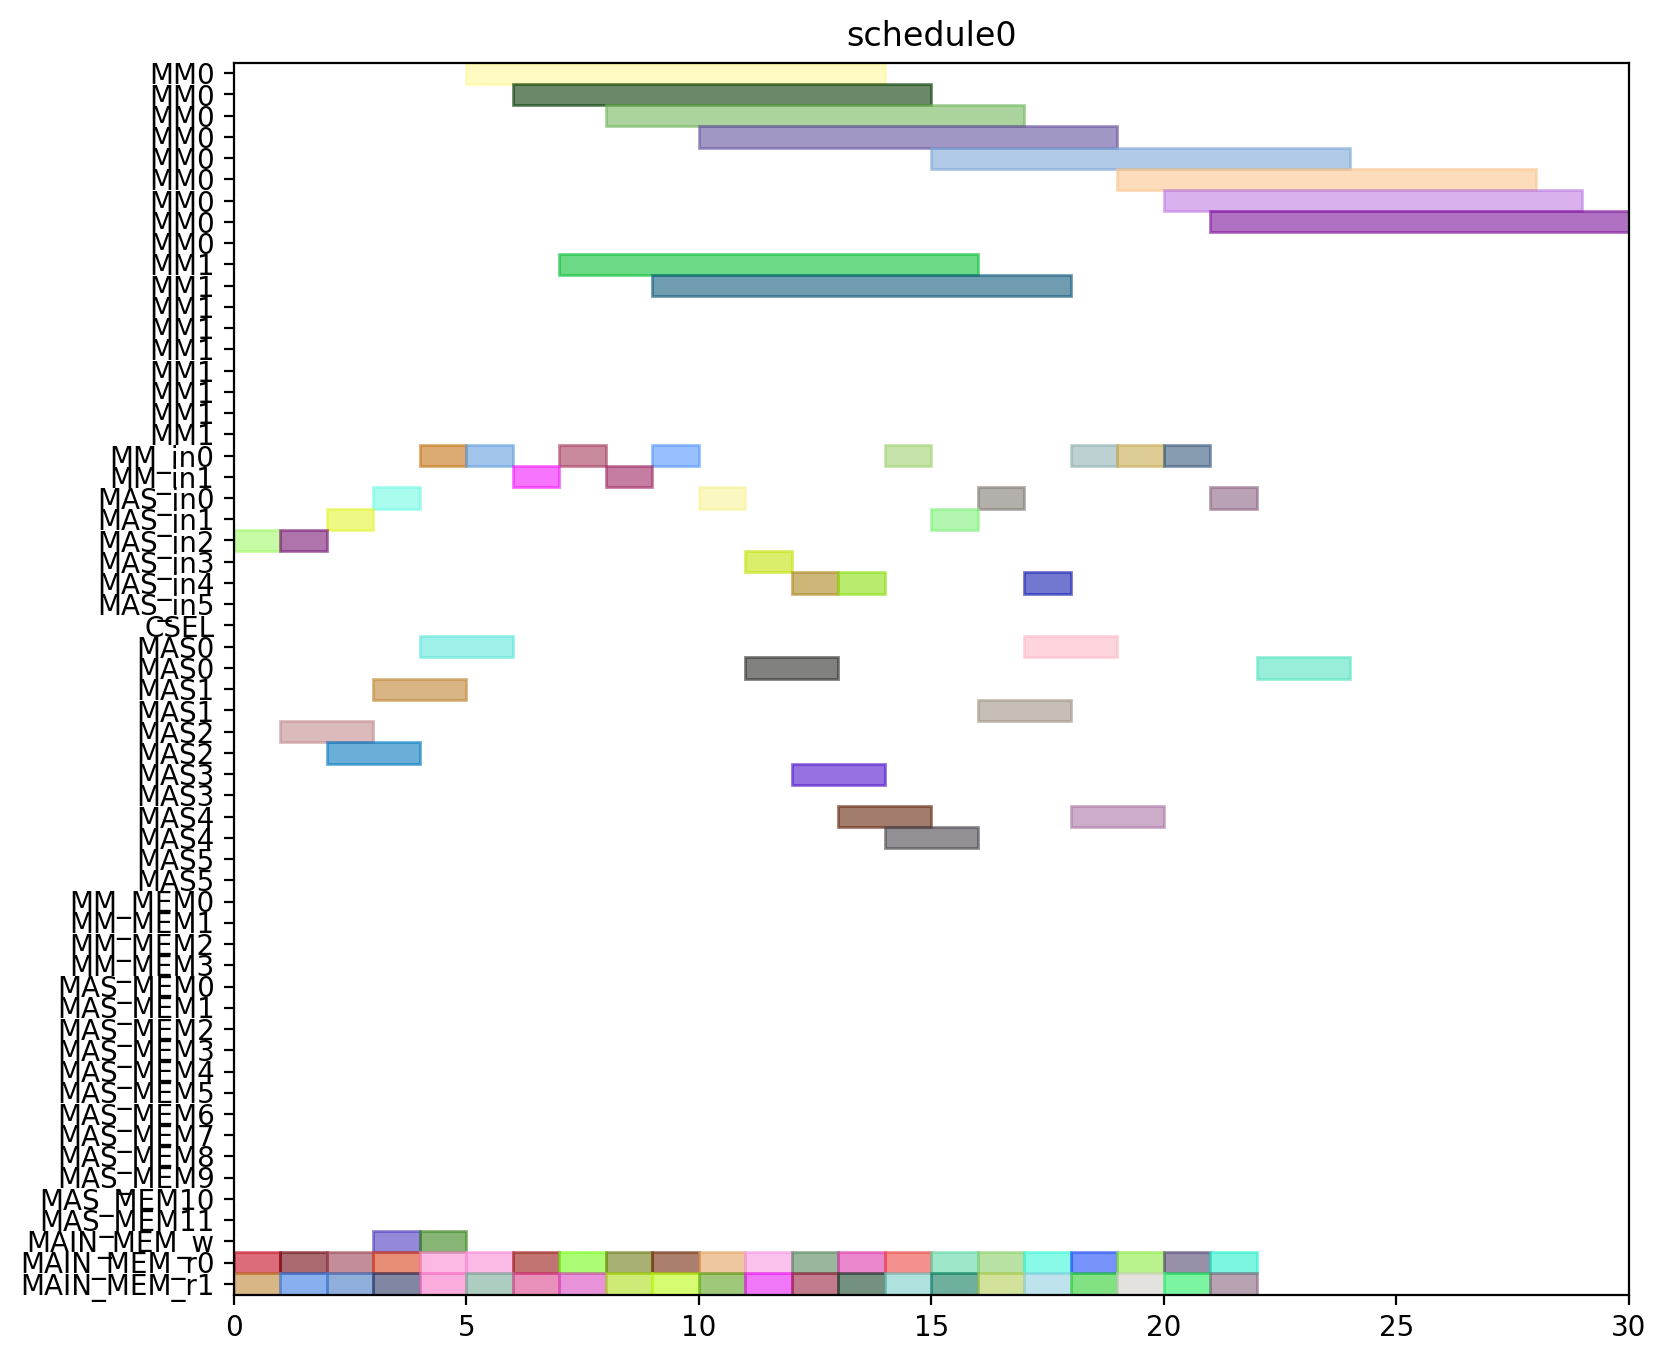

Generate this figure with Python:
from pyschedule import Scenario, solvers, plotters, alt


def solve():
	horizon = 120
	S = Scenario("schedule0", horizon=horizon)

	# resource
	MM = S.Resources('MM', num=2, size=9)
	MM_in = S.Resources('MM_in', num=2)
	MAS_in = S.Resources('MAS_in', num=6)
	CSEL = S.Resource('CSEL')
	MAS = S.Resources('MAS', num=6, size=2, periods=range(1, horizon))
	MM_MEM = S.Resources('MM_MEM', num=4)
	MAS_MEM = S.Resources('MAS_MEM', num=12)
	MAIN_MEM_w = S.Resource('MAIN_MEM_w', size=1)
	MAIN_MEM_r = S.Resources('MAIN_MEM_r', num=2)

	# result of previous scheduling

	# new tasks
	c10_t0 = S.Task('c10_t0', length=9, delay_cost=1)
	c10_t0 += alt(MM)
	c10_t0_in = S.Task('c10_t0_in', length=1, delay_cost=1)
	c10_t0_in += alt(MM_in)
	S += c10_t0_in*MM_in[0]<=c10_t0*MM[0]
	S += c10_t0_in*MM_in[1]<=c10_t0*MM[1]
	c10_t0_mem0 = S.Task('c10_t0_mem0', length=1, delay_cost=1)
	c10_t0_mem0 += MAIN_MEM_r[0]
	S += c10_t0_mem0 <= c10_t0

	c10_t0_mem1 = S.Task('c10_t0_mem1', length=1, delay_cost=1)
	c10_t0_mem1 += MAIN_MEM_r[1]
	S += c10_t0_mem1 <= c10_t0

	c10_t1 = S.Task('c10_t1', length=9, delay_cost=1)
	c10_t1 += alt(MM)
	c10_t1_in = S.Task('c10_t1_in', length=1, delay_cost=1)
	c10_t1_in += alt(MM_in)
	S += c10_t1_in*MM_in[0]<=c10_t1*MM[0]
	S += c10_t1_in*MM_in[1]<=c10_t1*MM[1]
	c10_t1_mem0 = S.Task('c10_t1_mem0', length=1, delay_cost=1)
	c10_t1_mem0 += MAIN_MEM_r[0]
	S += c10_t1_mem0 <= c10_t1

	c10_t1_mem1 = S.Task('c10_t1_mem1', length=1, delay_cost=1)
	c10_t1_mem1 += MAIN_MEM_r[1]
	S += c10_t1_mem1 <= c10_t1

	c10_t2 = S.Task('c10_t2', length=2, delay_cost=1)
	c10_t2 += alt(MAS)
	c10_t2_in = S.Task('c10_t2_in', length=1, delay_cost=1)
	c10_t2_in += alt(MAS_in)
	S += c10_t2_in*MAS_in[0]<=c10_t2*MAS[0]

	S += c10_t2_in*MAS_in[1]<=c10_t2*MAS[1]

	S += c10_t2_in*MAS_in[2]<=c10_t2*MAS[2]

	S += c10_t2_in*MAS_in[3]<=c10_t2*MAS[3]

	S += c10_t2_in*MAS_in[4]<=c10_t2*MAS[4]

	S += c10_t2_in*MAS_in[5]<=c10_t2*MAS[5]

	c10_t2_mem0 = S.Task('c10_t2_mem0', length=1, delay_cost=1)
	c10_t2_mem0 += MAIN_MEM_r[0]
	S += c10_t2_mem0 <= c10_t2

	c10_t2_mem1 = S.Task('c10_t2_mem1', length=1, delay_cost=1)
	c10_t2_mem1 += MAIN_MEM_r[1]
	S += c10_t2_mem1 <= c10_t2

	c10_t3 = S.Task('c10_t3', length=2, delay_cost=1)
	c10_t3 += alt(MAS)
	c10_t3_in = S.Task('c10_t3_in', length=1, delay_cost=1)
	c10_t3_in += alt(MAS_in)
	S += c10_t3_in*MAS_in[0]<=c10_t3*MAS[0]

	S += c10_t3_in*MAS_in[1]<=c10_t3*MAS[1]

	S += c10_t3_in*MAS_in[2]<=c10_t3*MAS[2]

	S += c10_t3_in*MAS_in[3]<=c10_t3*MAS[3]

	S += c10_t3_in*MAS_in[4]<=c10_t3*MAS[4]

	S += c10_t3_in*MAS_in[5]<=c10_t3*MAS[5]

	c10_t3_mem0 = S.Task('c10_t3_mem0', length=1, delay_cost=1)
	c10_t3_mem0 += MAIN_MEM_r[0]
	S += c10_t3_mem0 <= c10_t3

	c10_t3_mem1 = S.Task('c10_t3_mem1', length=1, delay_cost=1)
	c10_t3_mem1 += MAIN_MEM_r[1]
	S += c10_t3_mem1 <= c10_t3

	c20_t0 = S.Task('c20_t0', length=9, delay_cost=1)
	c20_t0 += alt(MM)
	c20_t0_in = S.Task('c20_t0_in', length=1, delay_cost=1)
	c20_t0_in += alt(MM_in)
	S += c20_t0_in*MM_in[0]<=c20_t0*MM[0]
	S += c20_t0_in*MM_in[1]<=c20_t0*MM[1]
	c20_t0_mem0 = S.Task('c20_t0_mem0', length=1, delay_cost=1)
	c20_t0_mem0 += MAIN_MEM_r[0]
	S += c20_t0_mem0 <= c20_t0

	c20_t0_mem1 = S.Task('c20_t0_mem1', length=1, delay_cost=1)
	c20_t0_mem1 += MAIN_MEM_r[1]
	S += c20_t0_mem1 <= c20_t0

	c20_t1 = S.Task('c20_t1', length=9, delay_cost=1)
	c20_t1 += alt(MM)
	c20_t1_in = S.Task('c20_t1_in', length=1, delay_cost=1)
	c20_t1_in += alt(MM_in)
	S += c20_t1_in*MM_in[0]<=c20_t1*MM[0]
	S += c20_t1_in*MM_in[1]<=c20_t1*MM[1]
	c20_t1_mem0 = S.Task('c20_t1_mem0', length=1, delay_cost=1)
	c20_t1_mem0 += MAIN_MEM_r[0]
	S += c20_t1_mem0 <= c20_t1

	c20_t1_mem1 = S.Task('c20_t1_mem1', length=1, delay_cost=1)
	c20_t1_mem1 += MAIN_MEM_r[1]
	S += c20_t1_mem1 <= c20_t1

	c20_t2 = S.Task('c20_t2', length=2, delay_cost=1)
	c20_t2 += alt(MAS)
	c20_t2_in = S.Task('c20_t2_in', length=1, delay_cost=1)
	c20_t2_in += alt(MAS_in)
	S += c20_t2_in*MAS_in[0]<=c20_t2*MAS[0]

	S += c20_t2_in*MAS_in[1]<=c20_t2*MAS[1]

	S += c20_t2_in*MAS_in[2]<=c20_t2*MAS[2]

	S += c20_t2_in*MAS_in[3]<=c20_t2*MAS[3]

	S += c20_t2_in*MAS_in[4]<=c20_t2*MAS[4]

	S += c20_t2_in*MAS_in[5]<=c20_t2*MAS[5]

	c20_t2_mem0 = S.Task('c20_t2_mem0', length=1, delay_cost=1)
	c20_t2_mem0 += MAIN_MEM_r[0]
	S += c20_t2_mem0 <= c20_t2

	c20_t2_mem1 = S.Task('c20_t2_mem1', length=1, delay_cost=1)
	c20_t2_mem1 += MAIN_MEM_r[1]
	S += c20_t2_mem1 <= c20_t2

	c20_t3 = S.Task('c20_t3', length=2, delay_cost=1)
	c20_t3 += alt(MAS)
	c20_t3_in = S.Task('c20_t3_in', length=1, delay_cost=1)
	c20_t3_in += alt(MAS_in)
	S += c20_t3_in*MAS_in[0]<=c20_t3*MAS[0]

	S += c20_t3_in*MAS_in[1]<=c20_t3*MAS[1]

	S += c20_t3_in*MAS_in[2]<=c20_t3*MAS[2]

	S += c20_t3_in*MAS_in[3]<=c20_t3*MAS[3]

	S += c20_t3_in*MAS_in[4]<=c20_t3*MAS[4]

	S += c20_t3_in*MAS_in[5]<=c20_t3*MAS[5]

	c20_t3_mem0 = S.Task('c20_t3_mem0', length=1, delay_cost=1)
	c20_t3_mem0 += MAIN_MEM_r[0]
	S += c20_t3_mem0 <= c20_t3

	c20_t3_mem1 = S.Task('c20_t3_mem1', length=1, delay_cost=1)
	c20_t3_mem1 += MAIN_MEM_r[1]
	S += c20_t3_mem1 <= c20_t3

	c01_t0 = S.Task('c01_t0', length=9, delay_cost=1)
	c01_t0 += alt(MM)
	c01_t0_in = S.Task('c01_t0_in', length=1, delay_cost=1)
	c01_t0_in += alt(MM_in)
	S += c01_t0_in*MM_in[0]<=c01_t0*MM[0]
	S += c01_t0_in*MM_in[1]<=c01_t0*MM[1]
	c01_t0_mem0 = S.Task('c01_t0_mem0', length=1, delay_cost=1)
	c01_t0_mem0 += MAIN_MEM_r[0]
	S += c01_t0_mem0 <= c01_t0

	c01_t0_mem1 = S.Task('c01_t0_mem1', length=1, delay_cost=1)
	c01_t0_mem1 += MAIN_MEM_r[1]
	S += c01_t0_mem1 <= c01_t0

	c01_t1 = S.Task('c01_t1', length=9, delay_cost=1)
	c01_t1 += alt(MM)
	c01_t1_in = S.Task('c01_t1_in', length=1, delay_cost=1)
	c01_t1_in += alt(MM_in)
	S += c01_t1_in*MM_in[0]<=c01_t1*MM[0]
	S += c01_t1_in*MM_in[1]<=c01_t1*MM[1]
	c01_t1_mem0 = S.Task('c01_t1_mem0', length=1, delay_cost=1)
	c01_t1_mem0 += MAIN_MEM_r[0]
	S += c01_t1_mem0 <= c01_t1

	c01_t1_mem1 = S.Task('c01_t1_mem1', length=1, delay_cost=1)
	c01_t1_mem1 += MAIN_MEM_r[1]
	S += c01_t1_mem1 <= c01_t1

	c01_t2 = S.Task('c01_t2', length=2, delay_cost=1)
	c01_t2 += alt(MAS)
	c01_t2_in = S.Task('c01_t2_in', length=1, delay_cost=1)
	c01_t2_in += alt(MAS_in)
	S += c01_t2_in*MAS_in[0]<=c01_t2*MAS[0]

	S += c01_t2_in*MAS_in[1]<=c01_t2*MAS[1]

	S += c01_t2_in*MAS_in[2]<=c01_t2*MAS[2]

	S += c01_t2_in*MAS_in[3]<=c01_t2*MAS[3]

	S += c01_t2_in*MAS_in[4]<=c01_t2*MAS[4]

	S += c01_t2_in*MAS_in[5]<=c01_t2*MAS[5]

	c01_t2_mem0 = S.Task('c01_t2_mem0', length=1, delay_cost=1)
	c01_t2_mem0 += MAIN_MEM_r[0]
	S += c01_t2_mem0 <= c01_t2

	c01_t2_mem1 = S.Task('c01_t2_mem1', length=1, delay_cost=1)
	c01_t2_mem1 += MAIN_MEM_r[1]
	S += c01_t2_mem1 <= c01_t2

	c01_t3 = S.Task('c01_t3', length=2, delay_cost=1)
	c01_t3 += alt(MAS)
	c01_t3_in = S.Task('c01_t3_in', length=1, delay_cost=1)
	c01_t3_in += alt(MAS_in)
	S += c01_t3_in*MAS_in[0]<=c01_t3*MAS[0]

	S += c01_t3_in*MAS_in[1]<=c01_t3*MAS[1]

	S += c01_t3_in*MAS_in[2]<=c01_t3*MAS[2]

	S += c01_t3_in*MAS_in[3]<=c01_t3*MAS[3]

	S += c01_t3_in*MAS_in[4]<=c01_t3*MAS[4]

	S += c01_t3_in*MAS_in[5]<=c01_t3*MAS[5]

	c01_t3_mem0 = S.Task('c01_t3_mem0', length=1, delay_cost=1)
	c01_t3_mem0 += MAIN_MEM_r[0]
	S += c01_t3_mem0 <= c01_t3

	c01_t3_mem1 = S.Task('c01_t3_mem1', length=1, delay_cost=1)
	c01_t3_mem1 += MAIN_MEM_r[1]
	S += c01_t3_mem1 <= c01_t3

	c11_t0 = S.Task('c11_t0', length=9, delay_cost=1)
	c11_t0 += alt(MM)
	c11_t0_in = S.Task('c11_t0_in', length=1, delay_cost=1)
	c11_t0_in += alt(MM_in)
	S += c11_t0_in*MM_in[0]<=c11_t0*MM[0]
	S += c11_t0_in*MM_in[1]<=c11_t0*MM[1]
	c11_t0_mem0 = S.Task('c11_t0_mem0', length=1, delay_cost=1)
	c11_t0_mem0 += MAIN_MEM_r[0]
	S += c11_t0_mem0 <= c11_t0

	c11_t0_mem1 = S.Task('c11_t0_mem1', length=1, delay_cost=1)
	c11_t0_mem1 += MAIN_MEM_r[1]
	S += c11_t0_mem1 <= c11_t0

	c11_t1 = S.Task('c11_t1', length=9, delay_cost=1)
	c11_t1 += alt(MM)
	c11_t1_in = S.Task('c11_t1_in', length=1, delay_cost=1)
	c11_t1_in += alt(MM_in)
	S += c11_t1_in*MM_in[0]<=c11_t1*MM[0]
	S += c11_t1_in*MM_in[1]<=c11_t1*MM[1]
	c11_t1_mem0 = S.Task('c11_t1_mem0', length=1, delay_cost=1)
	c11_t1_mem0 += MAIN_MEM_r[0]
	S += c11_t1_mem0 <= c11_t1

	c11_t1_mem1 = S.Task('c11_t1_mem1', length=1, delay_cost=1)
	c11_t1_mem1 += MAIN_MEM_r[1]
	S += c11_t1_mem1 <= c11_t1

	c11_t2 = S.Task('c11_t2', length=2, delay_cost=1)
	c11_t2 += alt(MAS)
	c11_t2_in = S.Task('c11_t2_in', length=1, delay_cost=1)
	c11_t2_in += alt(MAS_in)
	S += c11_t2_in*MAS_in[0]<=c11_t2*MAS[0]

	S += c11_t2_in*MAS_in[1]<=c11_t2*MAS[1]

	S += c11_t2_in*MAS_in[2]<=c11_t2*MAS[2]

	S += c11_t2_in*MAS_in[3]<=c11_t2*MAS[3]

	S += c11_t2_in*MAS_in[4]<=c11_t2*MAS[4]

	S += c11_t2_in*MAS_in[5]<=c11_t2*MAS[5]

	c11_t2_mem0 = S.Task('c11_t2_mem0', length=1, delay_cost=1)
	c11_t2_mem0 += MAIN_MEM_r[0]
	S += c11_t2_mem0 <= c11_t2

	c11_t2_mem1 = S.Task('c11_t2_mem1', length=1, delay_cost=1)
	c11_t2_mem1 += MAIN_MEM_r[1]
	S += c11_t2_mem1 <= c11_t2

	c11_t3 = S.Task('c11_t3', length=2, delay_cost=1)
	c11_t3 += alt(MAS)
	c11_t3_in = S.Task('c11_t3_in', length=1, delay_cost=1)
	c11_t3_in += alt(MAS_in)
	S += c11_t3_in*MAS_in[0]<=c11_t3*MAS[0]

	S += c11_t3_in*MAS_in[1]<=c11_t3*MAS[1]

	S += c11_t3_in*MAS_in[2]<=c11_t3*MAS[2]

	S += c11_t3_in*MAS_in[3]<=c11_t3*MAS[3]

	S += c11_t3_in*MAS_in[4]<=c11_t3*MAS[4]

	S += c11_t3_in*MAS_in[5]<=c11_t3*MAS[5]

	c11_t3_mem0 = S.Task('c11_t3_mem0', length=1, delay_cost=1)
	c11_t3_mem0 += MAIN_MEM_r[0]
	S += c11_t3_mem0 <= c11_t3

	c11_t3_mem1 = S.Task('c11_t3_mem1', length=1, delay_cost=1)
	c11_t3_mem1 += MAIN_MEM_r[1]
	S += c11_t3_mem1 <= c11_t3

	c21_t0 = S.Task('c21_t0', length=9, delay_cost=1)
	c21_t0 += alt(MM)
	c21_t0_in = S.Task('c21_t0_in', length=1, delay_cost=1)
	c21_t0_in += alt(MM_in)
	S += c21_t0_in*MM_in[0]<=c21_t0*MM[0]
	S += c21_t0_in*MM_in[1]<=c21_t0*MM[1]
	c21_t0_mem0 = S.Task('c21_t0_mem0', length=1, delay_cost=1)
	c21_t0_mem0 += MAIN_MEM_r[0]
	S += c21_t0_mem0 <= c21_t0

	c21_t0_mem1 = S.Task('c21_t0_mem1', length=1, delay_cost=1)
	c21_t0_mem1 += MAIN_MEM_r[1]
	S += c21_t0_mem1 <= c21_t0

	c21_t1 = S.Task('c21_t1', length=9, delay_cost=1)
	c21_t1 += alt(MM)
	c21_t1_in = S.Task('c21_t1_in', length=1, delay_cost=1)
	c21_t1_in += alt(MM_in)
	S += c21_t1_in*MM_in[0]<=c21_t1*MM[0]
	S += c21_t1_in*MM_in[1]<=c21_t1*MM[1]
	c21_t1_mem0 = S.Task('c21_t1_mem0', length=1, delay_cost=1)
	c21_t1_mem0 += MAIN_MEM_r[0]
	S += c21_t1_mem0 <= c21_t1

	c21_t1_mem1 = S.Task('c21_t1_mem1', length=1, delay_cost=1)
	c21_t1_mem1 += MAIN_MEM_r[1]
	S += c21_t1_mem1 <= c21_t1

	c21_t2 = S.Task('c21_t2', length=2, delay_cost=1)
	c21_t2 += alt(MAS)
	c21_t2_in = S.Task('c21_t2_in', length=1, delay_cost=1)
	c21_t2_in += alt(MAS_in)
	S += c21_t2_in*MAS_in[0]<=c21_t2*MAS[0]

	S += c21_t2_in*MAS_in[1]<=c21_t2*MAS[1]

	S += c21_t2_in*MAS_in[2]<=c21_t2*MAS[2]

	S += c21_t2_in*MAS_in[3]<=c21_t2*MAS[3]

	S += c21_t2_in*MAS_in[4]<=c21_t2*MAS[4]

	S += c21_t2_in*MAS_in[5]<=c21_t2*MAS[5]

	c21_t2_mem0 = S.Task('c21_t2_mem0', length=1, delay_cost=1)
	c21_t2_mem0 += MAIN_MEM_r[0]
	S += c21_t2_mem0 <= c21_t2

	c21_t2_mem1 = S.Task('c21_t2_mem1', length=1, delay_cost=1)
	c21_t2_mem1 += MAIN_MEM_r[1]
	S += c21_t2_mem1 <= c21_t2

	c21_t3 = S.Task('c21_t3', length=2, delay_cost=1)
	c21_t3 += alt(MAS)
	c21_t3_in = S.Task('c21_t3_in', length=1, delay_cost=1)
	c21_t3_in += alt(MAS_in)
	S += c21_t3_in*MAS_in[0]<=c21_t3*MAS[0]

	S += c21_t3_in*MAS_in[1]<=c21_t3*MAS[1]

	S += c21_t3_in*MAS_in[2]<=c21_t3*MAS[2]

	S += c21_t3_in*MAS_in[3]<=c21_t3*MAS[3]

	S += c21_t3_in*MAS_in[4]<=c21_t3*MAS[4]

	S += c21_t3_in*MAS_in[5]<=c21_t3*MAS[5]

	c21_t3_mem0 = S.Task('c21_t3_mem0', length=1, delay_cost=1)
	c21_t3_mem0 += MAIN_MEM_r[0]
	S += c21_t3_mem0 <= c21_t3

	c21_t3_mem1 = S.Task('c21_t3_mem1', length=1, delay_cost=1)
	c21_t3_mem1 += MAIN_MEM_r[1]
	S += c21_t3_mem1 <= c21_t3

	c000 = S.Task('c000', length=2, delay_cost=1)
	c000 += alt(MAS)
	c000_in = S.Task('c000_in', length=1, delay_cost=1)
	c000_in += alt(MAS_in)
	S += c000_in*MAS_in[0]<=c000*MAS[0]

	S += c000_in*MAS_in[1]<=c000*MAS[1]

	S += c000_in*MAS_in[2]<=c000*MAS[2]

	S += c000_in*MAS_in[3]<=c000*MAS[3]

	S += c000_in*MAS_in[4]<=c000*MAS[4]

	S += c000_in*MAS_in[5]<=c000*MAS[5]

	S += 0<c000

	c000_w = S.Task('c000_w', length=1, delay_cost=1)
	c000_w += alt(MAIN_MEM_w)
	S += c000 <= c000_w

	c000_mem0 = S.Task('c000_mem0', length=1, delay_cost=1)
	c000_mem0 += MAIN_MEM_r[0]
	S += c000_mem0 <= c000

	c000_mem1 = S.Task('c000_mem1', length=1, delay_cost=1)
	c000_mem1 += MAIN_MEM_r[1]
	S += c000_mem1 <= c000

	c001 = S.Task('c001', length=2, delay_cost=1)
	c001 += alt(MAS)
	c001_in = S.Task('c001_in', length=1, delay_cost=1)
	c001_in += alt(MAS_in)
	S += c001_in*MAS_in[0]<=c001*MAS[0]

	S += c001_in*MAS_in[1]<=c001*MAS[1]

	S += c001_in*MAS_in[2]<=c001*MAS[2]

	S += c001_in*MAS_in[3]<=c001*MAS[3]

	S += c001_in*MAS_in[4]<=c001*MAS[4]

	S += c001_in*MAS_in[5]<=c001*MAS[5]

	S += 0<c001

	c001_w = S.Task('c001_w', length=1, delay_cost=1)
	c001_w += alt(MAIN_MEM_w)
	S += c001 <= c001_w

	c001_mem0 = S.Task('c001_mem0', length=1, delay_cost=1)
	c001_mem0 += MAIN_MEM_r[0]
	S += c001_mem0 <= c001

	c001_mem1 = S.Task('c001_mem1', length=1, delay_cost=1)
	c001_mem1 += MAIN_MEM_r[1]
	S += c001_mem1 <= c001

	solvers.mip.solve(S,msg=1,kind='CPLEX',ratio_gap=1.01)

	solution = [['hoge']*len(S.solution()[1]) for i in range(len(S.solution()))]
	for i in range(len(S.solution())):
		for j in range(len(S.solution()[i])):
			solution[i][j]=str(S.solution()[i][j])
	print(solution)

	cycles = int(solution[-1][3])

	pic_file_name = "/mnt/rose/usr1/fukuda/ABE/multiRAM_multiMAS_16mux/scheduling_result/stage9MM2_stage2MAS6/FROB/schedule0.png"
	if(S.solution() != []):
		plotters.matplotlib.plot(S,img_filename=pic_file_name, show_task_labels=False, fig_size=(cycles*0.25+3, 8))

	return solution
